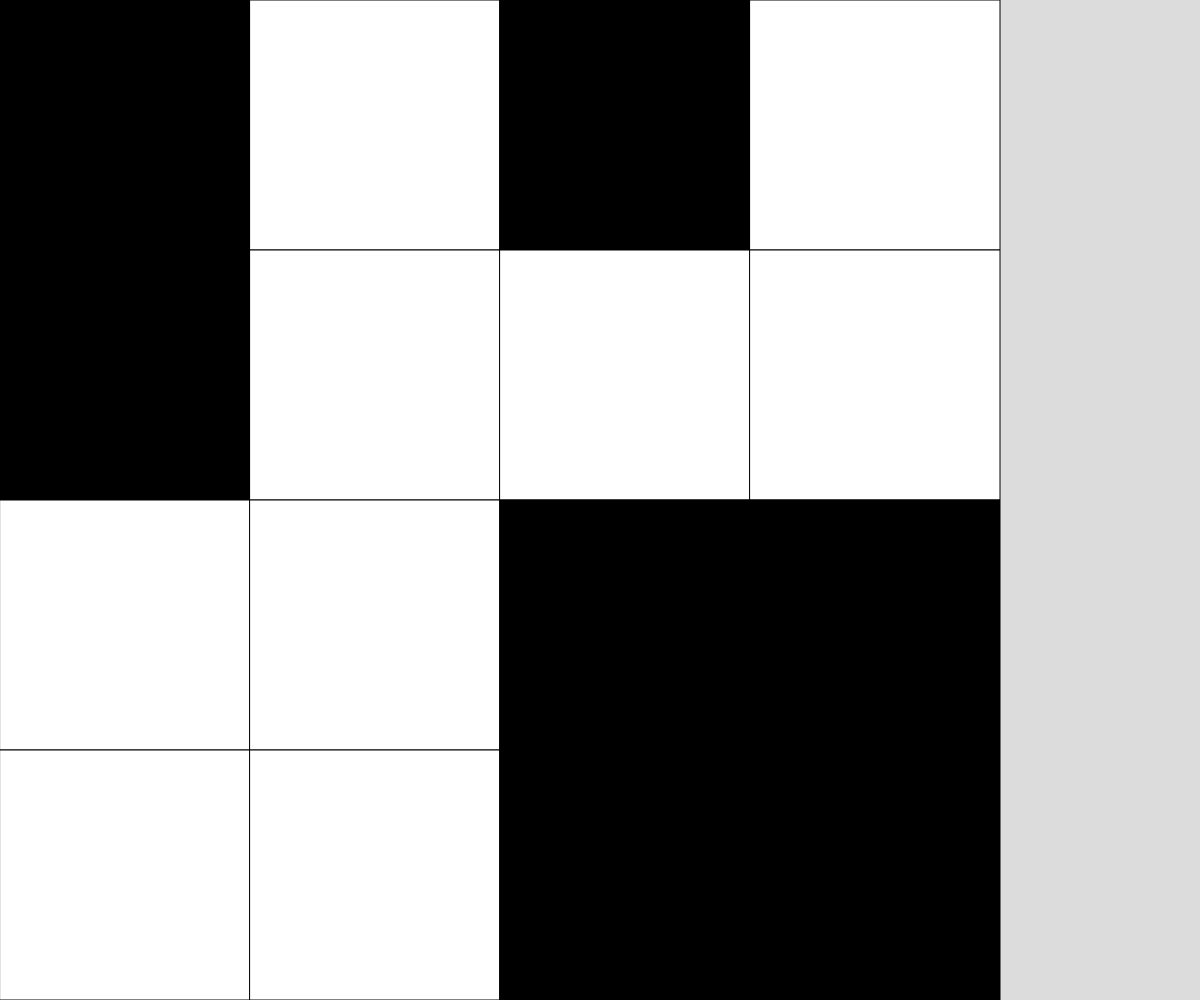
Frame 1 (no input)
Frame 60 (no input): identical to frame 1, image omitted
Frame 120 (the mouse pressed at the canvas centre since frame 60): identical to frame 1, image omitted

The p5.js sketch that drew this single still picture (run headless with seeded random() and noise() and a simulated clock; from frame 60 on, the mouse is pressed at the canvas centre):

// p5.js sketch
// ── sketch.js
// 2D array Demo
// William Harris
// March 20th

// let grid = [[0, 0, 1, 1]
//             [1, 1, 0, 0]
//             [0, 1, 0, 1]
//             [1, 1, 1, 1]];

const ROWS = 4;
const COLS = 4;
let cellSize;

function setup() {
  createCanvas(windowWidth, windowHeight);
  grid = createRandomGrid(ROWS, COLS);

  if (width < height) {
    cellSize = width/ROWS;
  }
  else {
    cellSize = height/ROWS;
  }
}

function draw() {
  background(220);
  displayGrid();
}

function keyTyped() {
  if (key === 'r') {
    grid = createRandomGrid(ROWS, COLS);
  }
}

function displayGrid() {
  for (let y = 0; y < ROWS; y++) {
    for (let x = 0; x < COLS; x++) {
      if (grid[y][x] === 1) {
        fill("black");
      }
      else if (grid[y][x] === 0) {
        fill('white')
      }
      rect(x * cellSize, y * cellSize, cellSize, cellSize)
    }
  }
}

function createRandomGrid(ROWS, COLS) {
  let newGrid = [];
  for (let y = 0; y < ROWS; y++) {
    newGrid.push([]);
    for (let x = 0; x < COLS; x++) {
      newGrid[y].push(round(random(1 )));
    }
  }
  return newGrid;
}
